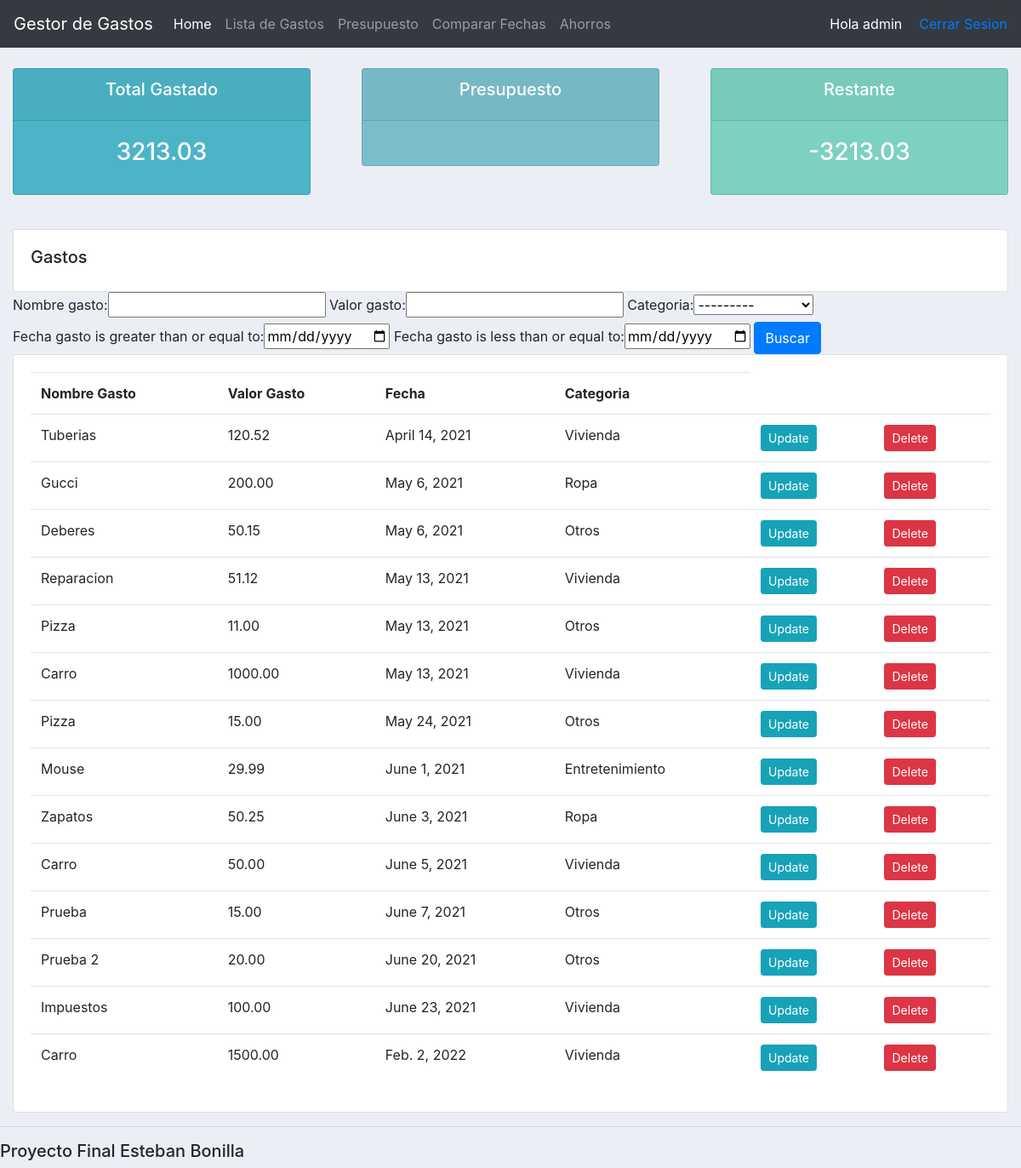
Page /products/ (signed in) on the earlier database version.
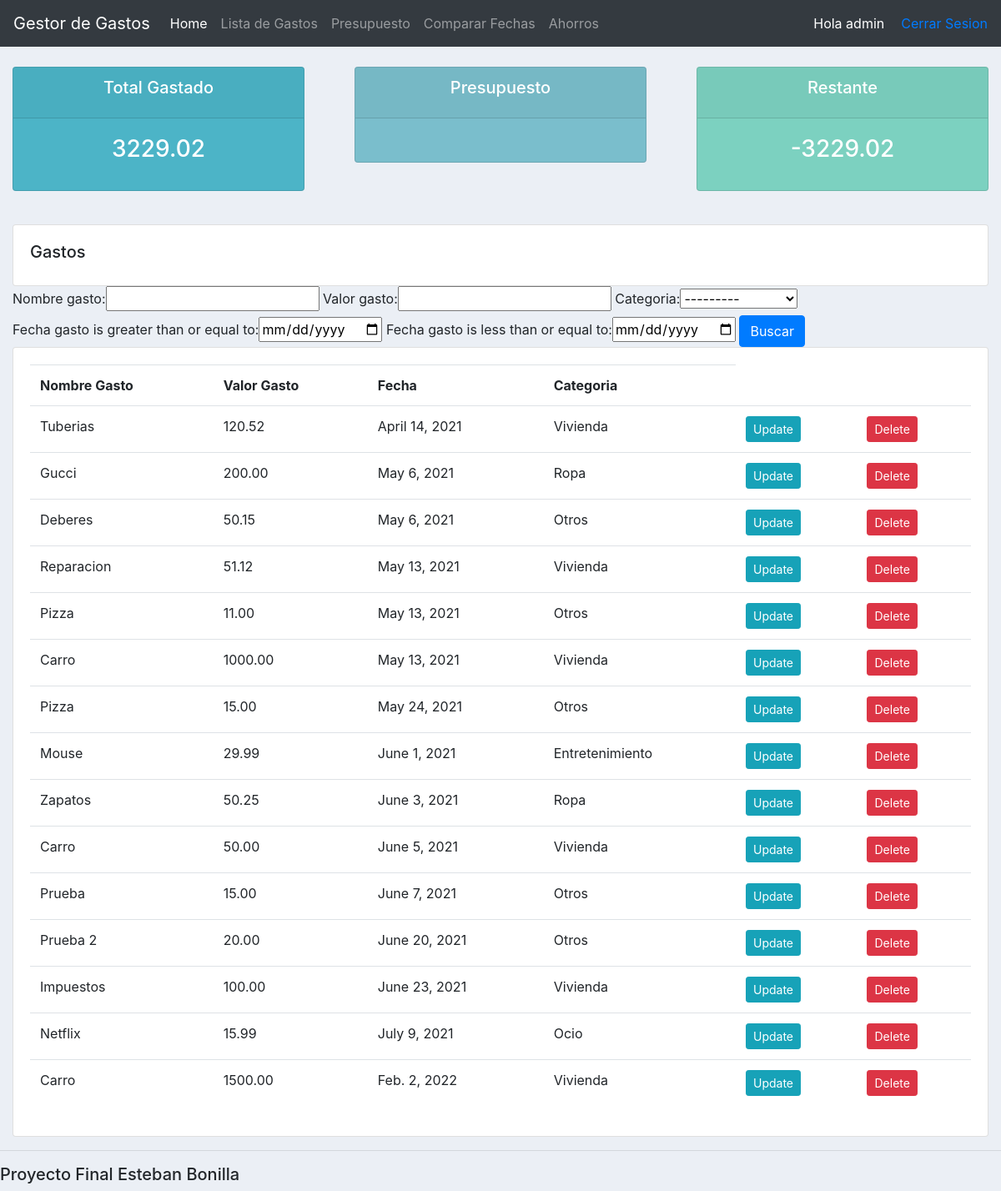
Same page on the later database version.
### accounts/models.py (models this page shows, shortened)
class Gasto(models.Model):
    nombre_gasto = models.CharField(max_length=200, null=True)
    valor_gasto = models.DecimalField(max_digits=8, decimal_places=2,validators=[MinValueValidator(0.01)] ,null=True)
    fecha_gasto = models.DateField(auto_now_add=False, null= True)
    categoria = models.ForeignKey(Categoria,null=True, on_delete=models.SET_NULL)

class Categoria(models.Model):
    nombre_categoria = models.CharField(max_length= 50,  null= True)
    def __str__(self):
        return self.nombre_categoria

### accounts/views.py (the view)
# urls.py: path('products/', views.products, name='product'),
@login_required(login_url='login')
def products(request):
    actualMonth = datetime.date.today()
    gastos = Gasto.objects.all().order_by('fecha_gasto')
    presupuesto = Presupuesto.objects.filter(fecha_presupuesto__month=actualMonth.month, fecha_presupuesto__year=actualMonth.year).order_by('fecha_presupuesto').reverse()[:1]
    myFilter = GastoFilter(request.GET, queryset=gastos)
    gastos = myFilter.qs
    total = sum(gastos.values_list('valor_gasto', flat=True))
    restante = sum(presupuesto.values_list('valor_presupuesto', flat=True))
    restante = restante - total
    context = {'gastos': gastos, 'myFilter':myFilter, 'total': total, 'presupuesto':presupuesto, 'restante':restante}
    return render(request, 'accounts/products.html',context)

### accounts/templates/accounts/products.html
{%  extends 'accounts/main.html' %}
{% block content %}
		<br>
		<div class="row">
			<div class="col-md">
				<div class="card card-body">
					<h5>Gastos</h5>
				</div>
				<form method="GET">
					{{myFilter.form}}
				<button class="btn btn-primary" type="submit">Buscar</button>
				</form>
				<div class="card card-body">
					<table class="table">
						<tr>
							<th>Nombre Gasto</th>
							<th>Valor Gasto</th>
							<th>Fecha</th>
							<th>Categoria</th>
						</tr>
						{% for i in gastos %}
							<tr>
								<td>{{i.nombre_gasto}}</td>
								<td>{{i.valor_gasto}}</td>
								<td>{{i.fecha_gasto}}</td>
								<td>{{i.categoria}}</td>
								<td><a class="btn btn-sm btn-info" href=
									"{% url 'actualizar_gasto' i.id %}">Update</a></td>
								<td><a class="btn btn-sm btn-danger" href=
									"{% url 'eliminar_gasto' i.id%}">Delete</a></td>
							</tr>
						{% endfor %}
					</table>
				</div>
			</div>
		</div>
{% endblock content %}

Differences in the rows shown:
added Gasto: nombre_gasto "Netflix", valor_gasto "15.99", fecha_gasto "July 9, 2021", categoria "Ocio"
Other differences:
{{ total }}: "3213.03" → "3229.02"
{{ restante }}: "-3213.03" → "-3229.02"
